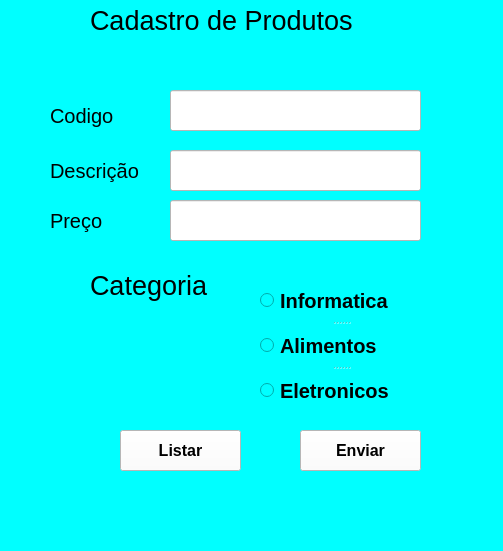
<?xml version="1.0" encoding="UTF-8"?>
<ui version="4.0">
 <class>MainWindow</class>
 <widget class="QMainWindow" name="MainWindow">
  <property name="geometry">
   <rect>
    <x>0</x>
    <y>0</y>
    <width>503</width>
    <height>551</height>
   </rect>
  </property>
  <property name="windowTitle">
   <string>MainWindow</string>
  </property>
  <property name="styleSheet">
   <string notr="true">background-color: rgb(0, 255, 255);</string>
  </property>
  <widget class="QWidget" name="centralwidget">
   <widget class="QLabel" name="label">
    <property name="geometry">
     <rect>
      <x>90</x>
      <y>0</y>
      <width>291</width>
      <height>41</height>
     </rect>
    </property>
    <property name="font">
     <font>
      <pointsize>20</pointsize>
     </font>
    </property>
    <property name="text">
     <string>Cadastro de Produtos</string>
    </property>
   </widget>
   <widget class="QLabel" name="label_2">
    <property name="geometry">
     <rect>
      <x>50</x>
      <y>90</y>
      <width>71</width>
      <height>51</height>
     </rect>
    </property>
    <property name="font">
     <font>
      <pointsize>15</pointsize>
     </font>
    </property>
    <property name="text">
     <string>Codigo</string>
    </property>
   </widget>
   <widget class="QLabel" name="label_3">
    <property name="geometry">
     <rect>
      <x>50</x>
      <y>150</y>
      <width>101</width>
      <height>41</height>
     </rect>
    </property>
    <property name="font">
     <font>
      <pointsize>15</pointsize>
     </font>
    </property>
    <property name="text">
     <string>Descrição</string>
    </property>
   </widget>
   <widget class="QLabel" name="label_4">
    <property name="geometry">
     <rect>
      <x>50</x>
      <y>200</y>
      <width>71</width>
      <height>41</height>
     </rect>
    </property>
    <property name="font">
     <font>
      <pointsize>15</pointsize>
     </font>
    </property>
    <property name="text">
     <string>Preço</string>
    </property>
   </widget>
   <widget class="QLineEdit" name="codigo_text">
    <property name="geometry">
     <rect>
      <x>170</x>
      <y>90</y>
      <width>251</width>
      <height>41</height>
     </rect>
    </property>
    <property name="font">
     <font>
      <pointsize>15</pointsize>
     </font>
    </property>
    <property name="styleSheet">
     <string notr="true">background-color: rgb(255, 255, 255);</string>
    </property>
   </widget>
   <widget class="QLineEdit" name="descricao_text">
    <property name="geometry">
     <rect>
      <x>170</x>
      <y>150</y>
      <width>251</width>
      <height>41</height>
     </rect>
    </property>
    <property name="font">
     <font>
      <pointsize>15</pointsize>
     </font>
    </property>
    <property name="styleSheet">
     <string notr="true">background-color: rgb(255, 255, 255);</string>
    </property>
   </widget>
   <widget class="QLineEdit" name="preco_text">
    <property name="geometry">
     <rect>
      <x>170</x>
      <y>200</y>
      <width>251</width>
      <height>41</height>
     </rect>
    </property>
    <property name="font">
     <font>
      <pointsize>15</pointsize>
     </font>
    </property>
    <property name="styleSheet">
     <string notr="true">background-color: rgb(255, 255, 255);</string>
    </property>
   </widget>
   <widget class="QLabel" name="label_5">
    <property name="geometry">
     <rect>
      <x>90</x>
      <y>260</y>
      <width>141</width>
      <height>51</height>
     </rect>
    </property>
    <property name="font">
     <font>
      <pointsize>20</pointsize>
     </font>
    </property>
    <property name="text">
     <string>Categoria</string>
    </property>
   </widget>
   <widget class="QPushButton" name="botao_enviar">
    <property name="geometry">
     <rect>
      <x>300</x>
      <y>430</y>
      <width>121</width>
      <height>41</height>
     </rect>
    </property>
    <property name="font">
     <font>
      <pointsize>12</pointsize>
      <weight>75</weight>
      <bold>true</bold>
     </font>
    </property>
    <property name="styleSheet">
     <string notr="true">background-color: rgb(255, 255, 255);</string>
    </property>
    <property name="text">
     <string>Enviar</string>
    </property>
   </widget>
   <widget class="QSplitter" name="splitter">
    <property name="geometry">
     <rect>
      <x>260</x>
      <y>280</y>
      <width>161</width>
      <height>131</height>
     </rect>
    </property>
    <property name="orientation">
     <enum>Qt::Vertical</enum>
    </property>
    <widget class="QRadioButton" name="radio_informatica">
     <property name="font">
      <font>
       <pointsize>15</pointsize>
       <weight>75</weight>
       <bold>true</bold>
      </font>
     </property>
     <property name="text">
      <string>Informatica</string>
     </property>
    </widget>
    <widget class="QRadioButton" name="radio_alimentos">
     <property name="font">
      <font>
       <pointsize>15</pointsize>
       <weight>75</weight>
       <bold>true</bold>
      </font>
     </property>
     <property name="text">
      <string>Alimentos</string>
     </property>
    </widget>
    <widget class="QRadioButton" name="radio_eletronicos">
     <property name="font">
      <font>
       <pointsize>15</pointsize>
       <weight>75</weight>
       <bold>true</bold>
      </font>
     </property>
     <property name="text">
      <string>Eletronicos</string>
     </property>
    </widget>
   </widget>
   <widget class="QPushButton" name="botao_listar">
    <property name="geometry">
     <rect>
      <x>120</x>
      <y>430</y>
      <width>121</width>
      <height>41</height>
     </rect>
    </property>
    <property name="font">
     <font>
      <pointsize>12</pointsize>
      <weight>75</weight>
      <bold>true</bold>
     </font>
    </property>
    <property name="styleSheet">
     <string notr="true">background-color: rgb(255, 255, 255);</string>
    </property>
    <property name="text">
     <string>Listar</string>
    </property>
   </widget>
  </widget>
  <widget class="QMenuBar" name="menubar">
   <property name="geometry">
    <rect>
     <x>0</x>
     <y>0</y>
     <width>503</width>
     <height>21</height>
    </rect>
   </property>
  </widget>
  <widget class="QStatusBar" name="statusbar"/>
 </widget>
 <resources/>
 <connections/>
</ui>
